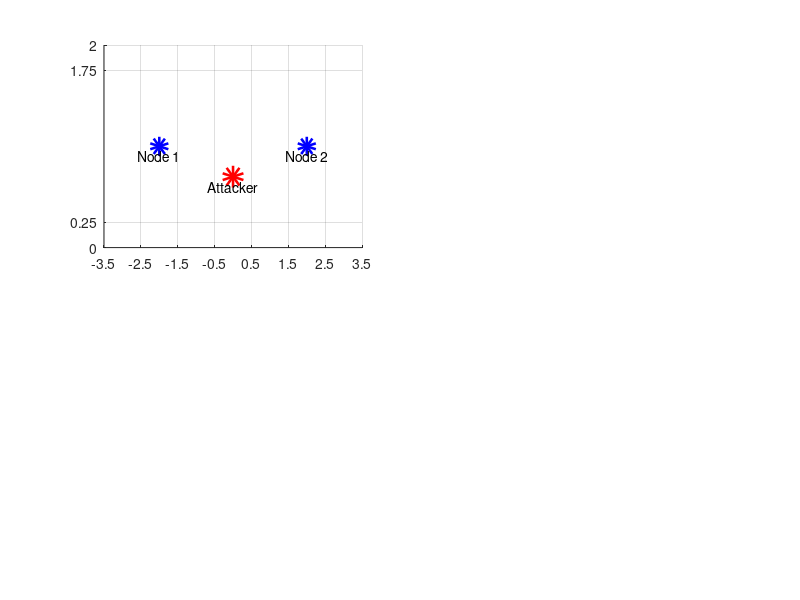

MATLAB code to generate this figure: (Note: this script raises an error after producing the figure.)
%/*
%  FILE: severity_analysis.m
%  VERSION: 1.0.0
%  TEST DATE: 14 April 2023
%  DATE: 15 April 2023
%  PROJECT: Distributed Fence Monitor Capstone
%  AUTHORS: Briellyn Braithwaite
%  DESCRIPTION: Collected fence climbing data using dfm_recv.m. Processing
%               and producing graphs in this file.
%*/

% Data from a variety of people and methods, including sneaky and
% on-the-pole
%%
clearvars
close all
format longg

figure,

%% Between units
trial = 1:4;
u1 = [7 5 6 10];
u2 = [3 4 5 3];

% Build the fence
subplot(2,2,1), hold on
xlim([-3.5 3.5])
xticks(sort([-3.5:1:3.5]))
ylim([0 2])
yticks([0 0.25 1.75 2])
grid on
% place the nodes
plot([-2 2], [1 1], 'bo', 'linewidth', 8)
text(-2, 0.9, 'Node 1', 'HorizontalAlignment', 'center')
text(2, 0.9, 'Node 2', 'HorizontalAlignment', 'center')
% place the attacker
plot(0, 0.7, 'ro', 'linewidth', 10)
text(0, 0.6, 'Attacker', 'HorizontalAlignment', 'center')
% place data
text(-2, 1.5, ["Severity" string(u1)], 'HorizontalAlignment', 'center')
text(2, 1.5, ["Severity" string(u2)], 'HorizontalAlignment', 'center')
% formatting
xticklabels([])
yticklabels([])
title('Attacker Climbs Between Nodes')

%% On top of unit
trial = 1:3;
u1 = [15 15 15];
u2 = [0 0 0];

% Build the fence
subplot(2,2,2), hold on
xlim([-3.5 3.5])
xticks(sort([-3.5:1:3.5]))
ylim([0 2])
yticks([0 0.25 1.75 2])
grid on
% place the nodes
plot([-2 2], [1 1], 'bo', 'linewidth', 8)
text(-2, 0.9, 'Node 1', 'HorizontalAlignment', 'center')
text(2, 0.9, 'Node 2', 'HorizontalAlignment', 'center')
% place the attacker
plot(-2, 0.7, 'ro', 'linewidth', 10)
text(-2, 0.6, 'Attacker', 'HorizontalAlignment', 'center')
% place data
text(-2, 1.5, ["Severity" string(u1)], 'HorizontalAlignment', 'center')
text(2, 1.5, ["Severity" string(u2)], 'HorizontalAlignment', 'center')
% formatting
xticklabels([])
yticklabels([])
title('Attacker Climbs Directly on Node')

%% One-away from 1, between
trial = 1:3;
u1 = [7 11 12];
u2 = [0 3 2];

% Build the fence
subplot(2,2,3), hold on
xlim([-3.5 3.5])
xticks(sort([-3.5:1:3.5]))
ylim([0 2])
yticks([0 0.25 1.75 2])
grid on
% place the nodes
plot([-2 2], [1 1], 'bo', 'linewidth', 8)
text(-2, 0.9, 'Node 1', 'HorizontalAlignment', 'center')
text(2, 0.9, 'Node 2', 'HorizontalAlignment', 'center')
% place the attacker
plot(-1, 0.7, 'ro', 'linewidth', 10)
text(-1, 0.6, 'Attacker', 'HorizontalAlignment', 'center')
% place data
text(-2, 1.5, ["Severity" string(u1)], 'HorizontalAlignment', 'center')
text(2, 1.5, ["Severity" string(u2)], 'HorizontalAlignment', 'center')
% formatting
xticklabels([])
yticklabels([])
title('Attacker Climbs Closer to Node 1')

%% One-away from 2, between
trial = 1:3;
u1 = [3 6 0];
u2 = [4 5 9];

% Build the fence
subplot(2,2,4), hold on
xlim([-3.5 3.5])
xticks(sort([-3.5:1:3.5]))
ylim([0 2])
yticks([0 0.25 1.75 2])
grid on
% place the nodes
plot([-2 2], [1 1], 'bo', 'linewidth', 8)
text(-2, 0.9, 'Node 1', 'HorizontalAlignment', 'center')
text(2, 0.9, 'Node 2', 'HorizontalAlignment', 'center')
% place the attacker
plot(1, 0.7, 'ro', 'linewidth', 10)
text(1, 0.6, 'Attacker', 'HorizontalAlignment', 'center')
% place data
text(-2, 1.5, ["Severity" string(u1)], 'HorizontalAlignment', 'center')
text(2, 1.5, ["Severity" string(u2)], 'HorizontalAlignment', 'center')
% formatting
xticklabels([])
yticklabels([])
title('Attacker Climbs Closer to Node 2')
